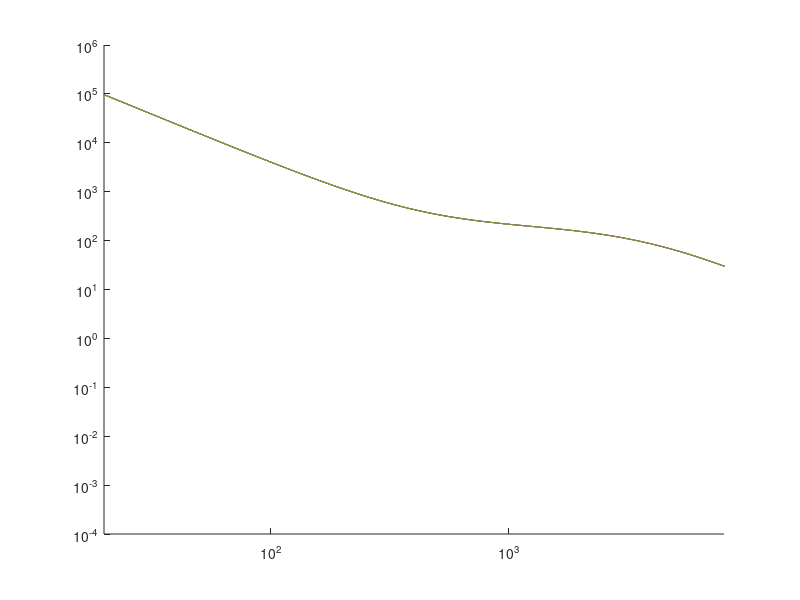

Source code (MATLAB):
%%
%<<<<<<<<<<<<<<<<<<<<<<<<<<<<<<<<<<<<<<<<<<<<<<<<<<<<<<<<<
% Modello matematico per i campioni di piccole dimensioni
%<<<<<<<<<<<<<<<<<<<<<<<<<<<<<<<<<<<<<<<<<<<<<<<<<<<<<<<<<

clear all
%close all

    f=[10:80000];                                                                                                                                                                                                                                                                                                                                                                                                                                                                                                                                                                                                                                                                                                                                           f=2:800000;
    f=2*pi.*f;


for a=2:0.5:4

    m1=200;
    m2=1.5;
%     s=0.10*0.097;

    k1=0.98*1e9*0.04;
    k2=300e9*0.008;

    c1=a*1;
    c2=0.03;

    k12=-k2;
    k11=k1+k2;
    k22=k2;
    k21=k12;

    A = (-k21+ 1i*f*c2) ./ (-m1*f.^2 + k11 - 1i*f*(c1+c2));
    A2 = (-k21- 1i*f*c2) ./ (m1*f.^2 + k11 - 1i*f*(c1+c2));
    displacement = -f.^2*m2 + k22*A- 1i.*f.*c2.*(A-1);
    Dmass   = (-f.^2*m2 + k22+k12*A2 - 1i.*f.*c2.*(A-1)) ./  f.^2;
    Dmass2 = (+f.^2*m2 + k22+ k12*A2 +1i.*f.*c2.*(A2-1)) ./  f.^2;

    figure (202)
    set(gca, 'XScale', 'log')
    hold on
    plot (f, abs(Dmass))
    %plot (f, abs(Dmass2))

    xlim([20, 8000])
end
set(gca, 'XScale', 'log'),set(gca, 'YScale', 'log')
hold off

%%